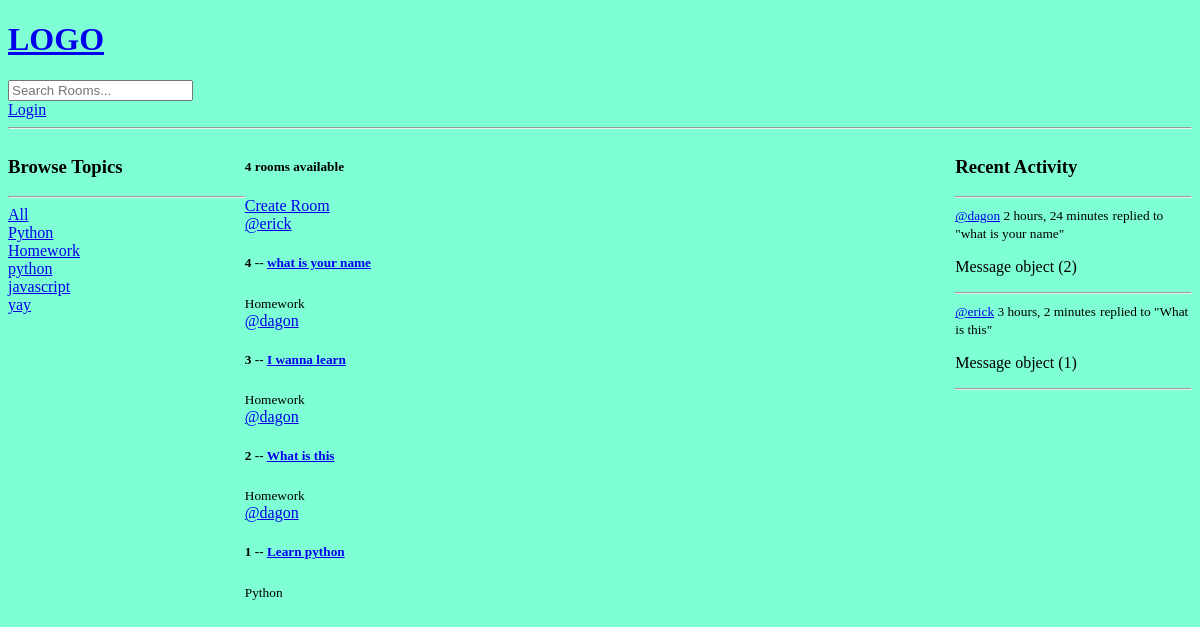
Before: / with the older database file.
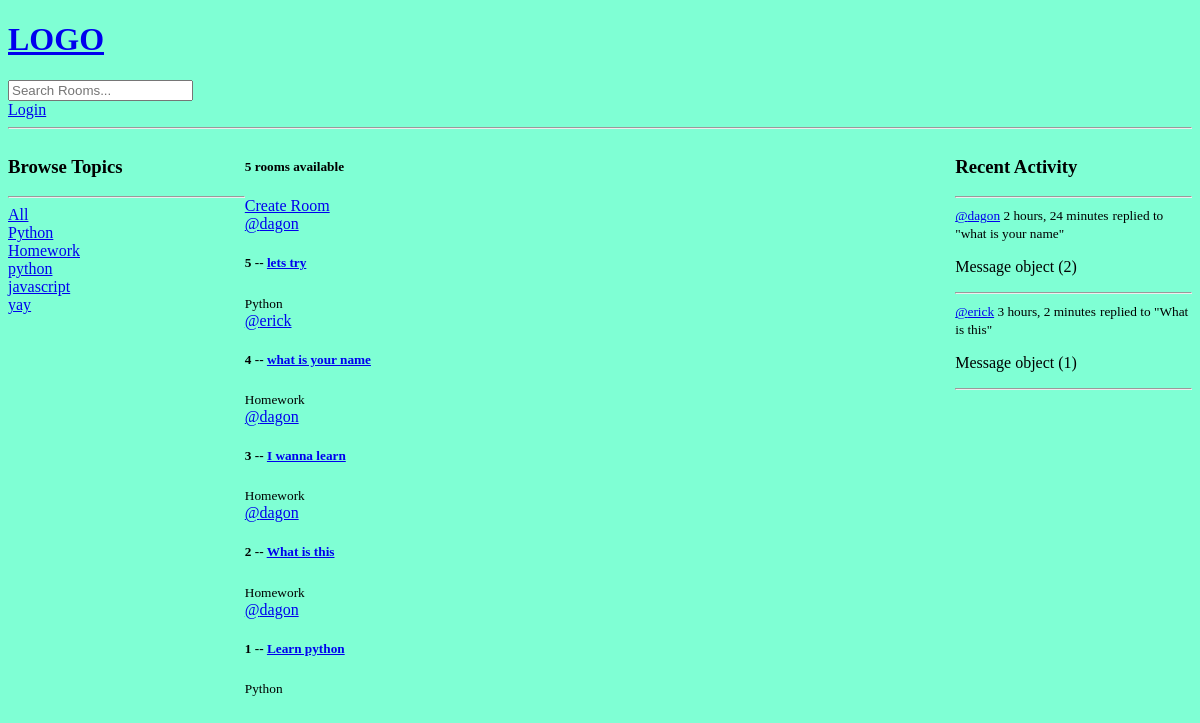
After: the same page with the newer database file.
### base/models.py (models this page shows, shortened)
class Topic(models.Model):
    name = models.CharField(max_length=200)

class Room(models.Model):
    host = models.ForeignKey(User, null=True, on_delete=models.SET_NULL)
    topic = models.ForeignKey(Topic, on_delete=models.SET_NULL, null=True)
    name = models.CharField(max_length=200)
    description = models.TextField(null=True, blank=True)
    participants = models.ManyToManyField(User, related_name='participants', blank=True)
    updated = models.DateTimeField(auto_now=True)
    created = models.DateTimeField(auto_now_add=True)
    class Meta:
        ordering = ['-updated', '-created']
    def __str__(self):
        return self.name

class Message(models.Model):
    user = models.ForeignKey(User, on_delete=models.CASCADE)
    room = models.ForeignKey(Room, on_delete=models.CASCADE)
    body = models.TextField()
    updated = models.DateTimeField(auto_now=True)
    created = models.DateTimeField(auto_now_add=True)
    class Meta:
        ordering = ['-updated', '-created']

### base/views.py (the view)
# urls.py: path('', views.home, name="home"),
def home(request):
    q = request.GET.get('q') if request.GET.get('q') != None else ''
    rooms = Room.objects.filter(
        Q(topic__name__icontains=q) |
        Q(name__icontains=q) |
        Q(description__icontains=q)
        )
    topics = Topic.objects.all()
    room_count = rooms.count()
    room_messages = Message.objects.filter(Q(room__topic__name__icontains = q))
    context = {'rooms': rooms, 'topics':topics, 'room_count':room_count, 'room_messages': room_messages}
    return render(request, 'base/home.html', context)

### base/templates/base/home.html (shortened to what this page needs)
{% extends 'main.html' %}
{% block content %}
<div class="home-container">
    <div>
        {% include 'base/topics_component.html' %}
    </div>
    <div>
        <h5>{{room_count}} rooms available</h5>
        <a href="{% url 'create-room' %}"> Create Room </a>
        {% include 'base/feed_component.html' %}
    </div>
    <div>
        {% include 'base/activity_component.html' %}
    </div>
</div>
{% endblock content %}

### base/templates/base/topics_component.html
<h3>Browse Topics</h3>
<hr>
<div>
    <a href = "{% url 'home' %}">All</a>
</div>
{% for topic in topics %}
<div>
    <a href = "{% url 'home' %}?q={{topic.name}}">{{topic.name}}</a>
</div>
{% endfor %}

### base/templates/base/feed_component.html (shortened to what this page needs)
<div>
    {% for room in rooms %}
        <div>
            <a href="{% url 'user-profile' room.host.id %}">@{{room.host.username}}</a>
            <h5>{{room.id}} -- <a href="{% url 'room' room.id %}">{{room.name}}</a></h5>
            <small>{{room.topic.name}}</small>
        </div>
    {% endfor %}
</div>

### base/templates/base/activity_component.html (shortened to what this page needs)
<h3>Recent Activity</h3>
        <hr>
        {% for message in room_messages%}
            <div>
                <small><a href = "{% url 'user-profile' message.user.id %}">@{{message.user}}</a> {{message.created|timesince}}</small>
                <small>replied to "{{message.room}}"</small>
                <p>{{message}}</p>
                <hr>
            </div>
        {% endfor%}

Changed rows visible on the page:
added Room: host.username "dagon", id "5", name "lets try", topic.name "Python"
Other visible differences:
{{ room_count }}: "4" → "5"
